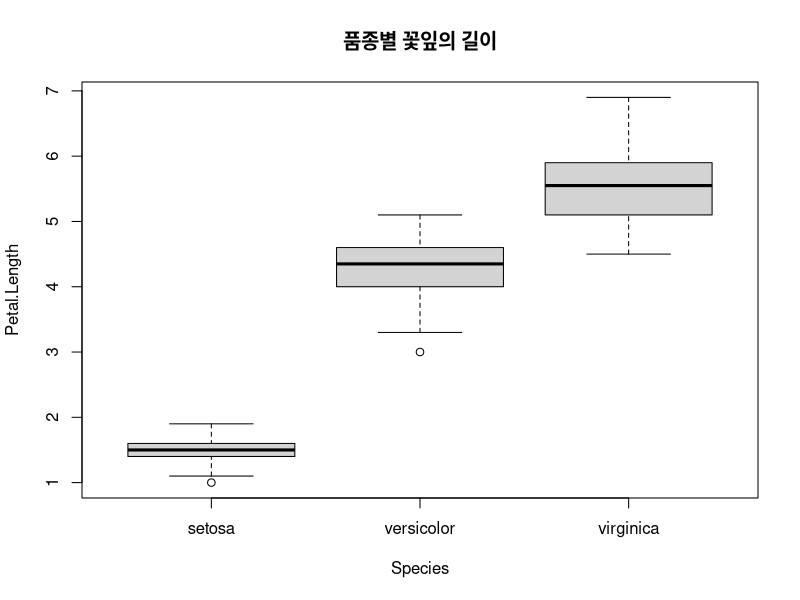
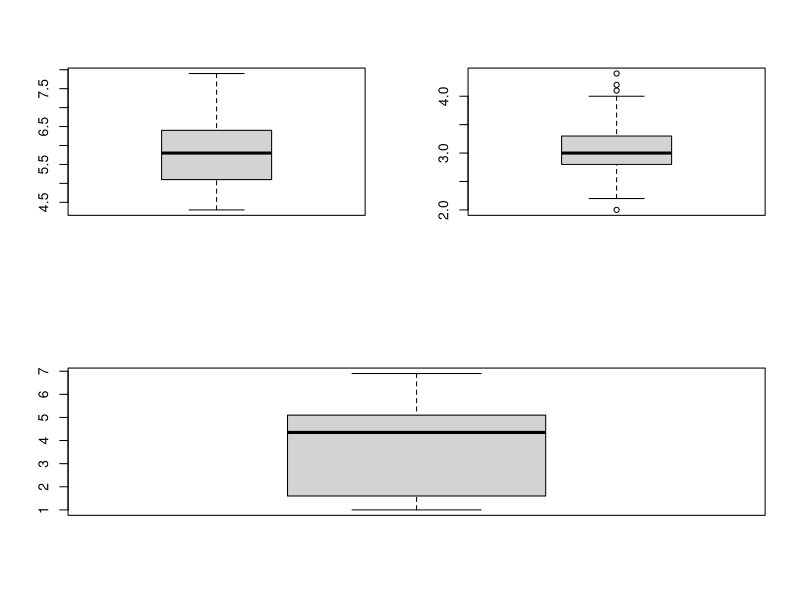
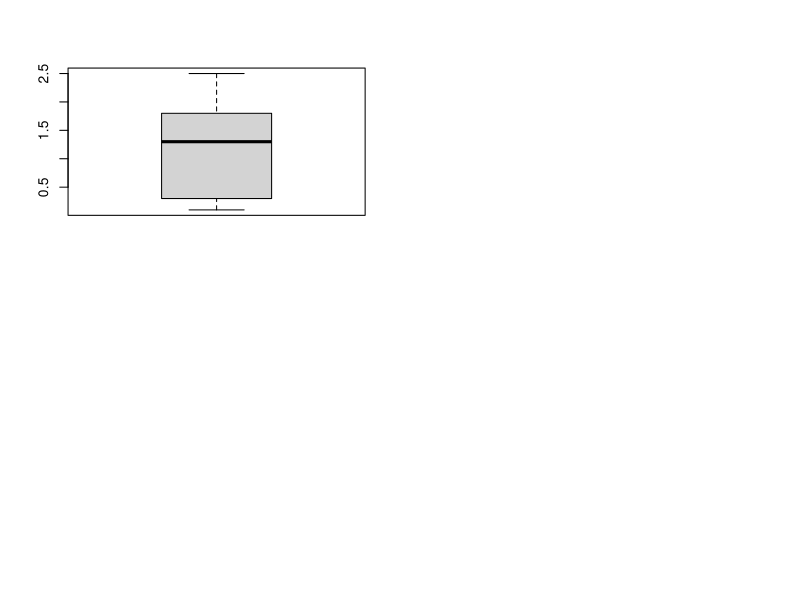
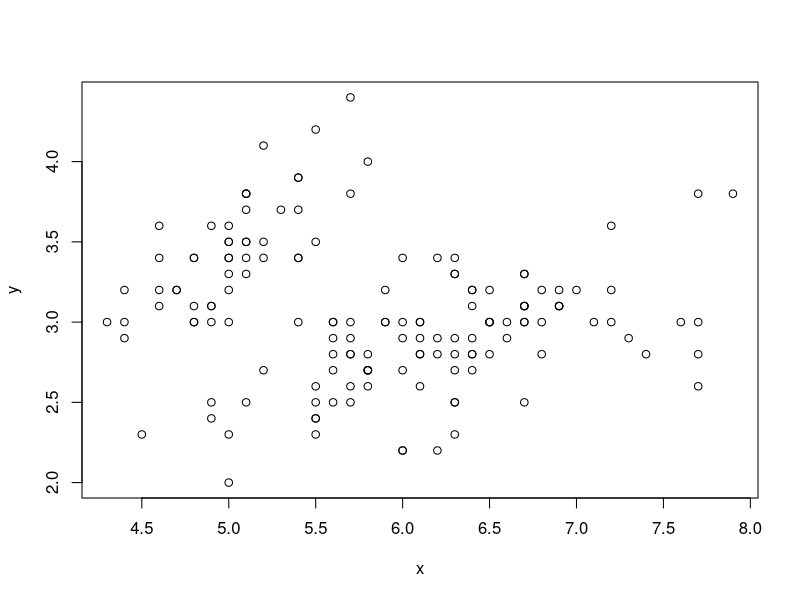
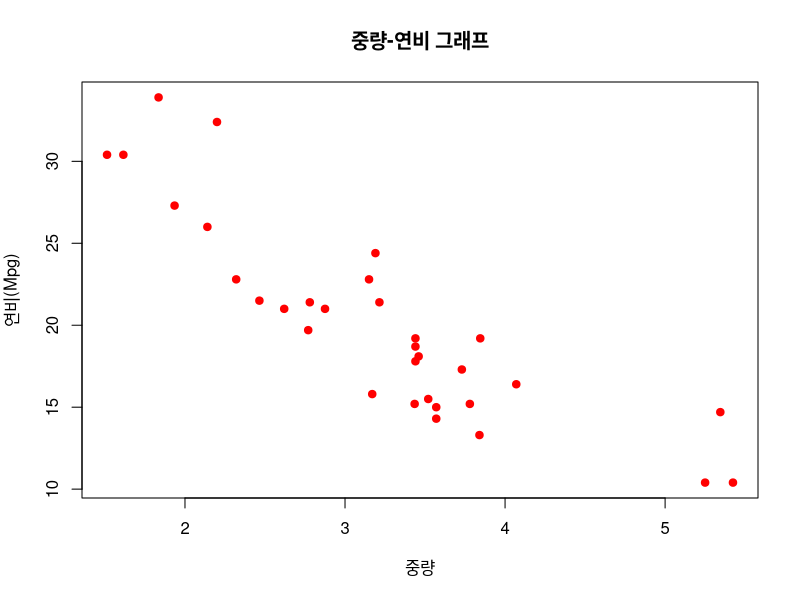
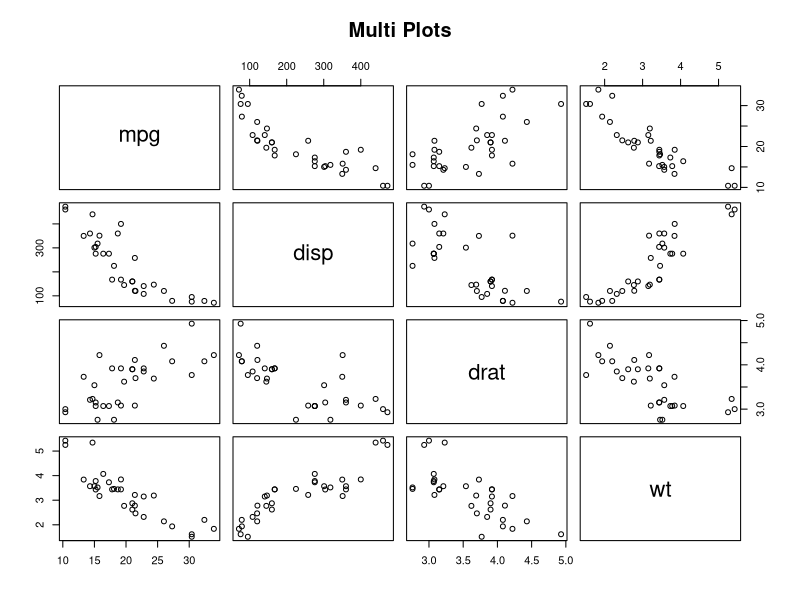
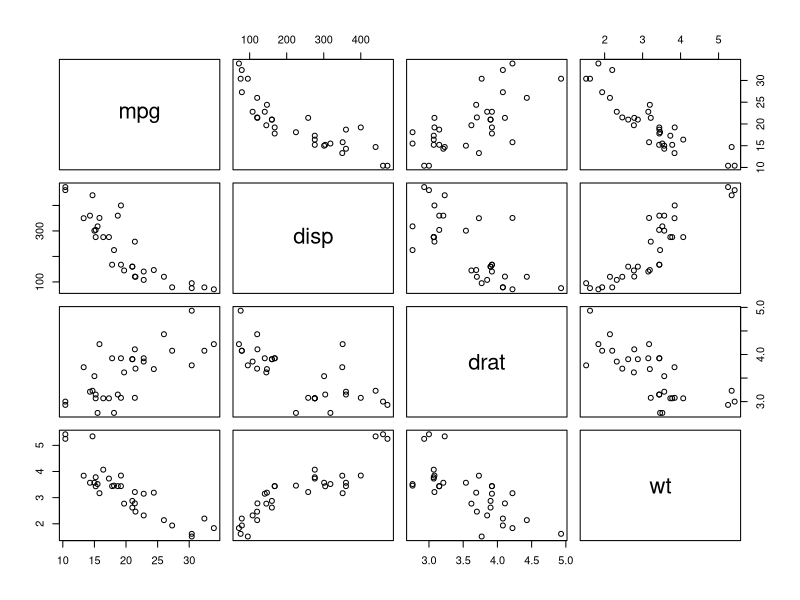
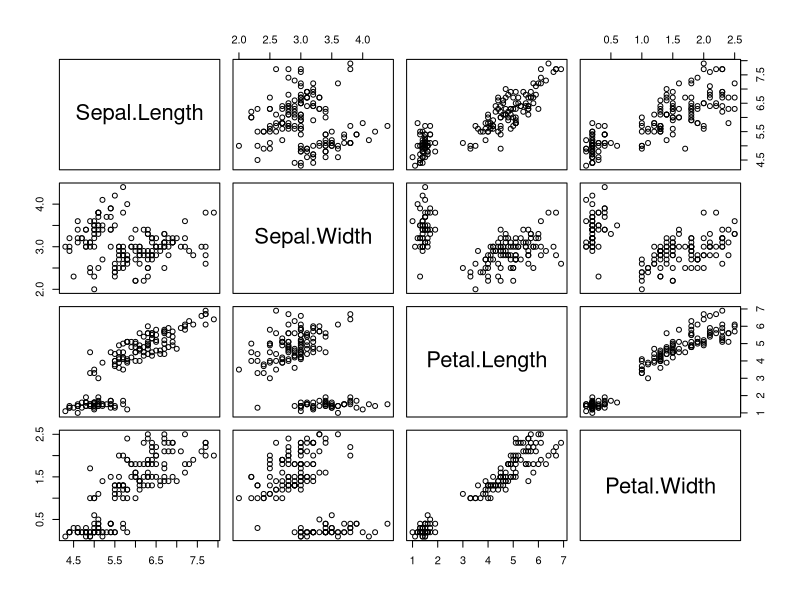

Recreate these plots in R, in order.
iris

class(iris$Species)

boxplot(Petal.Length~Species, data=iris, main="품종별 꽃잎의 길이")

################한 화면에 그래프 여러개 출력하기
par(mfrow=c(1,3))
m<- matrix(1:3,1,3)
m<- matrix(1:4,2,2)
m<- matrix(c(1,3,2,3),2,2)
m
layout(m)

names(iris)

boxplot(iris$Sepal.Length)
boxplot(iris$Sepal.Width)
boxplot(iris$Petal.Length)
boxplot(iris$Petal.Width)

layout(1)   #풀림
##################06. 다중변수 자료의 탐색
#######산점도
head(iris)

x <- iris$ Sepal.Length
y <- iris$Sepal.Width
plot(x,y) 

### 두변수 사이의 산점도
### code 6-1
wt <- mtcars$wt                        #중량 자료
mpg <- mtcars$mpg                      #연비 자료
plot(wt, mpg,                          #2개 변수(x축,y축)
     main="중량-연비 그래프",          #제목
     xlab = "중량",                    #x축 레이블
     ylab = "연비(Mpg)",               #y축 레이블
     col = "red",                      #point의 color
     pch=19)                           #point의 종류


###
head(mtcars)

###code 6-2
vars <- c("mpg","disp","drat","wt")    #대상 변수
target <- mtcars[,vars]
target <- mtcars[vars]
head(target)
pairs(target,                          #대상 데이터 
      main= "Multi Plots")

class(target)
plot(target)


##########그룹 정보가 있는 두 변수의 산점도
head(iris)

plot(iris[-5])

iris.2 <-iris[1:4]
point<- as.numeric(iris$Species) #as.numeric= 숫자로 바꿔줌
color <- c("red","green","blue")[point]
color
plot(iris.2, pch=point, col=color)  #pch=point 종류마다 모양 다르게


#######R을 이용한 상관계수의 계산
x<- iris$Sepal.Length
y <- iris$Sepal.Width
cor(x,y)


x<- iris$Petal.Length
y <- iris$Petal.Width
cor(x,y)


###code 6-4
###음주정도와 혈중 알콜농도가 상관성 조사

beers = c(5,2,9,8,3,7,3,5,3,5)            #자료입력
bal <- c(0.1,0.03,0.19,0.12,0.04,      #자료입력
         0.0095,0.07,0.06,0.02,0.05)      
tbl <- data.frame(beers,bal)                #데이터 프레임 생성
tbl
plot(bal~beers,data=tbl, pch = 19)    #산점도

cor(beers,bal)            #상관계수 계산
res <- lm(bal~beers, data = tbl)         #회귀식 도출
summary(res)
abline(res,col="red")                           #회귀선 그리기
?abline #사전에 그림이 그려져잇을때 그위에 덧그려지는 것임


###code 6-5
cor(iris.2)


###code 6-6
month = 1:12                             #자료입력
late = c(5,8,7,9,4,6,12,13,8,6,6,4)      #자료입력
plot(month,                              #x data
     late,                               #y data
     main="지각생 통계",                 #제목
     type="l",                          #그래프의 종류 선택(알파벳)
     lty=1,                              #선의 종류(line type)선택
     lwd=1,                              # 선굵기 선택
     xlab="Month",                       #x축 레이블
     ylab="Late cnt"                    #y축 레이블
     )

plot(month, late, type="o", pch=19, lwd=3,lty=3) #o= overlab (점과 선 같이 씀)
# lwd=선의 굵기,pch=점모양, lty=선모양

month = 1:12
late1 = c(5,8,7,9,4,6,12,13,8,6,6,4) 
late2 = c(4,6,5,8,7,8,10,11,6,5,7,3)

plot(month, late1, type="o", pch=19, lwd=3,lty=3)
lines(month, late2, type="o", pch=19, lwd=3,lty=3, col='red') 
#lines=plot위에 겹쳐서 그릴때












